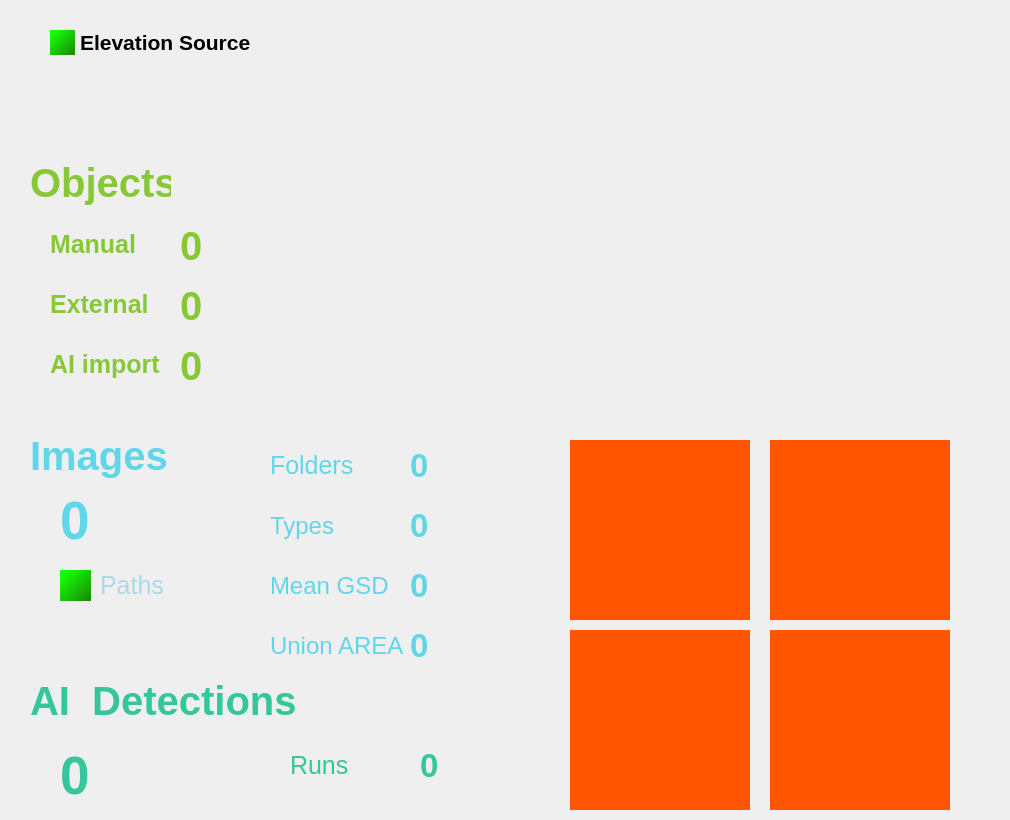
               <widget class="QWidget" name="page_home">
                <property name="sizePolicy">
                 <sizepolicy hsizetype="Fixed" vsizetype="Preferred">
                  <horstretch>0</horstretch>
                  <verstretch>0</verstretch>
                 </sizepolicy>
                </property>
                <widget class="GAUGEProgress" name="gauge_images_inspected" native="true">
                 <property name="geometry">
                  <rect>
                   <x>770</x>
                   <y>440</y>
                   <width>180</width>
                   <height>180</height>
                  </rect>
                 </property>
                 <property name="styleSheet">
                  <string notr="true">background-color:rgb(255, 85, 0)</string>
                 </property>
                </widget>
                <widget class="QLabel" name="label_30">
                 <property name="geometry">
                  <rect>
                   <x>30</x>
                   <y>430</y>
                   <width>151</width>
                   <height>51</height>
                  </rect>
                 </property>
                 <property name="font">
                  <font>
                   <pointsize>30</pointsize>
                   <bold>true</bold>
                  </font>
                 </property>
                 <property name="styleSheet">
                  <string notr="true">color: #61d6e8;</string>
                 </property>
                 <property name="text">
                  <string notr="true">Images</string>
                 </property>
                 <property name="alignment">
                  <set>Qt::AlignmentFlag::AlignLeading|Qt::AlignmentFlag::AlignLeft|Qt::AlignmentFlag::AlignVCenter</set>
                 </property>
                </widget>
                <widget class="GAUGEProgress" name="gauge_ai_reviewed" native="true">
                 <property name="geometry">
                  <rect>
                   <x>770</x>
                   <y>630</y>
                   <width>180</width>
                   <height>180</height>
                  </rect>
                 </property>
                 <property name="styleSheet">
                  <string notr="true">background-color:rgb(255, 85, 0)</string>
                 </property>
                </widget>
                <widget class="QLabel" name="label_32">
                 <property name="geometry">
                  <rect>
                   <x>50</x>
                   <y>290</y>
                   <width>121</width>
                   <height>41</height>
                  </rect>
                 </property>
                 <property name="font">
                  <font>
                   <pointsize>19</pointsize>
                   <bold>true</bold>
                  </font>
                 </property>
                 <property name="styleSheet">
                  <string notr="true">color: #88c736</string>
                 </property>
                 <property name="text">
                  <string notr="true">External</string>
                 </property>
                 <property name="alignment">
                  <set>Qt::AlignmentFlag::AlignLeading|Qt::AlignmentFlag::AlignLeft|Qt::AlignmentFlag::AlignTop</set>
                 </property>
                </widget>
                <widget class="QLabel" name="label_6">
                 <property name="geometry">
                  <rect>
                   <x>100</x>
                   <y>570</y>
                   <width>111</width>
                   <height>31</height>
                  </rect>
                 </property>
                 <property name="font">
                  <font>
                   <pointsize>19</pointsize>
                   <bold>false</bold>
                  </font>
                 </property>
                 <property name="styleSheet">
                  <string notr="true">color: lightblue;</string>
                 </property>
                 <property name="text">
                  <string>Paths</string>
                 </property>
                </widget>
                <widget class="QLabel" name="prj_label_object_external_nr">
                 <property name="geometry">
                  <rect>
                   <x>180</x>
                   <y>280</y>
                   <width>151</width>
                   <height>51</height>
                  </rect>
                 </property>
                 <property name="font">
                  <font>
                   <pointsize>30</pointsize>
                   <bold>true</bold>
                  </font>
                 </property>
                 <property name="styleSheet">
                  <string notr="true">color: #88c736</string>
                 </property>
                 <property name="text">
                  <string notr="true">0</string>
                 </property>
                 <property name="alignment">
                  <set>Qt::AlignmentFlag::AlignLeading|Qt::AlignmentFlag::AlignLeft|Qt::AlignmentFlag::AlignVCenter</set>
                 </property>
                </widget>
                <widget class="QLabel" name="label_33">
                 <property name="geometry">
                  <rect>
                   <x>30</x>
                   <y>160</y>
                   <width>141</width>
                   <height>60</height>
                  </rect>
                 </property>
                 <property name="font">
                  <font>
                   <pointsize>30</pointsize>
                   <bold>true</bold>
                  </font>
                 </property>
                 <property name="styleSheet">
                  <string notr="true">color: #88c736</string>
                 </property>
                 <property name="text">
                  <string notr="true">Objects</string>
                 </property>
                 <property name="alignment">
                  <set>Qt::AlignmentFlag::AlignLeading|Qt::AlignmentFlag::AlignLeft|Qt::AlignmentFlag::AlignTop</set>
                 </property>
                </widget>
                <widget class="GAUGEProgress" name="gauge_images_georef" native="true">
                 <property name="geometry">
                  <rect>
                   <x>570</x>
                   <y>440</y>
                   <width>180</width>
                   <height>180</height>
                  </rect>
                 </property>
                 <property name="font">
                  <font>
                   <pointsize>9</pointsize>
                  </font>
                 </property>
                 <property name="styleSheet">
                  <string notr="true">background-color:rgb(255, 85, 0)</string>
                 </property>
                </widget>
                <widget class="QLabel" name="led_image_path">
                 <property name="geometry">
                  <rect>
                   <x>60</x>
                   <y>570</y>
                   <width>31</width>
                   <height>31</height>
                  </rect>
                 </property>
                 <property name="styleSheet">
                  <string notr="true">color: white;border-radius: 20;
background-color: qlineargradient(spread:pad, x1:0.145, y1:0.16, x2:1, y2:1, stop:0 rgba(20, 252, 7, 255), stop:1 rgba(25, 134, 5, 255));</string>
                 </property>
                 <property name="frameShape">
                  <enum>QFrame::Shape::StyledPanel</enum>
                 </property>
                 <property name="frameShadow">
                  <enum>QFrame::Shadow::Raised</enum>
                 </property>
                 <property name="lineWidth">
                  <number>1</number>
                 </property>
                 <property name="text">
                  <string/>
                 </property>
                </widget>
                <widget class="QLabel" name="prj_label_object_manual_nr">
                 <property name="geometry">
                  <rect>
                   <x>180</x>
                   <y>220</y>
                   <width>151</width>
                   <height>51</height>
                  </rect>
                 </property>
                 <property name="font">
                  <font>
                   <pointsize>30</pointsize>
                   <bold>true</bold>
                  </font>
                 </property>
                 <property name="styleSheet">
                  <string notr="true">color: #88c736</string>
                 </property>
                 <property name="text">
                  <string notr="true">0</string>
                 </property>
                 <property name="alignment">
                  <set>Qt::AlignmentFlag::AlignLeading|Qt::AlignmentFlag::AlignLeft|Qt::AlignmentFlag::AlignVCenter</set>
                 </property>
                </widget>
                <widget class="QLabel" name="label_31">
                 <property name="geometry">
                  <rect>
                   <x>30</x>
                   <y>680</y>
                   <width>271</width>
                   <height>41</height>
                  </rect>
                 </property>
                 <property name="font">
                  <font>
                   <pointsize>30</pointsize>
                   <bold>true</bold>
                  </font>
                 </property>
                 <property name="styleSheet">
                  <string notr="true">color: #35c69b;</string>
                 </property>
                 <property name="text">
                  <string notr="true">AI  Detections</string>
                 </property>
                 <property name="alignment">
                  <set>Qt::AlignmentFlag::AlignLeading|Qt::AlignmentFlag::AlignLeft|Qt::AlignmentFlag::AlignVCenter</set>
                 </property>
                </widget>
                <widget class="QLabel" name="prj_label_object_ai_detection_nr">
                 <property name="geometry">
                  <rect>
                   <x>60</x>
                   <y>740</y>
                   <width>221</width>
                   <height>71</height>
                  </rect>
                 </property>
                 <property name="font">
                  <font>
                   <pointsize>40</pointsize>
                   <bold>true</bold>
                  </font>
                 </property>
                 <property name="styleSheet">
                  <string notr="true">color: #35c69b;</string>
                 </property>
                 <property name="text">
                  <string notr="true">0</string>
                 </property>
                 <property name="alignment">
                  <set>Qt::AlignmentFlag::AlignLeading|Qt::AlignmentFlag::AlignLeft|Qt::AlignmentFlag::AlignVCenter</set>
                 </property>
                </widget>
                <widget class="QLabel" name="led_elevation_service">
                 <property name="geometry">
                  <rect>
                   <x>50</x>
                   <y>30</y>
                   <width>25</width>
                   <height>25</height>
                  </rect>
                 </property>
                 <property name="styleSheet">
                  <string notr="true">color: white;border-radius: 20;
background-color: qlineargradient(spread:pad, x1:0.145, y1:0.16, x2:1, y2:1, stop:0 rgba(20, 252, 7, 255), stop:1 rgba(25, 134, 5, 255));</string>
                 </property>
                 <property name="frameShape">
                  <enum>QFrame::Shape::StyledPanel</enum>
                 </property>
                 <property name="frameShadow">
                  <enum>QFrame::Shadow::Raised</enum>
                 </property>
                 <property name="lineWidth">
                  <number>1</number>
                 </property>
                 <property name="text">
                  <string/>
                 </property>
                </widget>
                <widget class="QLabel" name="label_2">
                 <property name="geometry">
                  <rect>
                   <x>80</x>
                   <y>27</y>
                   <width>211</width>
                   <height>31</height>
                  </rect>
                 </property>
                 <property name="font">
                  <font>
                   <pointsize>16</pointsize>
                   <bold>true</bold>
                  </font>
                 </property>
                 <property name="text">
                  <string notr="true">Elevation Source</string>
                 </property>
                </widget>
                <widget class="QLabel" name="prj_label_image_number">
                 <property name="geometry">
                  <rect>
                   <x>60</x>
                   <y>470</y>
                   <width>211</width>
                   <height>101</height>
                  </rect>
                 </property>
                 <property name="font">
                  <font>
                   <pointsize>40</pointsize>
                   <bold>true</bold>
                  </font>
                 </property>
                 <property name="styleSheet">
                  <string notr="true">color: #61d6e8;</string>
                 </property>
                 <property name="text">
                  <string notr="true">0</string>
                 </property>
                 <property name="alignment">
                  <set>Qt::AlignmentFlag::AlignLeading|Qt::AlignmentFlag::AlignLeft|Qt::AlignmentFlag::AlignVCenter</set>
                 </property>
                </widget>
                <widget class="CustomChartView" name="chart_view_obj_type" native="true">
                 <property name="geometry">
                  <rect>
                   <x>330</x>
                   <y>0</y>
                   <width>671</width>
                   <height>431</height>
                  </rect>
                 </property>
                </widget>
                <widget class="QLabel" name="label_47">
                 <property name="geometry">
                  <rect>
                   <x>270</x>
                   <y>440</y>
                   <width>101</width>
                   <height>51</height>
                  </rect>
                 </property>
                 <property name="font">
                  <font>
                   <pointsize>19</pointsize>
                  </font>
                 </property>
                 <property name="styleSheet">
                  <string notr="true">color: #61d6e8;</string>
                 </property>
                 <property name="text">
                  <string notr="true">Folders</string>
                 </property>
                 <property name="alignment">
                  <set>Qt::AlignmentFlag::AlignLeading|Qt::AlignmentFlag::AlignLeft|Qt::AlignmentFlag::AlignVCenter</set>
                 </property>
                </widget>
                <widget class="QLabel" name="label_48">
                 <property name="geometry">
                  <rect>
                   <x>270</x>
                   <y>500</y>
                   <width>101</width>
                   <height>51</height>
                  </rect>
                 </property>
                 <property name="font">
                  <font>
                   <pointsize>18</pointsize>
                  </font>
                 </property>
                 <property name="styleSheet">
                  <string notr="true">color: #61d6e8;</string>
                 </property>
                 <property name="text">
                  <string notr="true">Types</string>
                 </property>
                 <property name="alignment">
                  <set>Qt::AlignmentFlag::AlignLeading|Qt::AlignmentFlag::AlignLeft|Qt::AlignmentFlag::AlignVCenter</set>
                 </property>
                </widget>
                <widget class="QLabel" name="label_49">
                 <property name="geometry">
                  <rect>
                   <x>270</x>
                   <y>560</y>
                   <width>121</width>
                   <height>51</height>
                  </rect>
                 </property>
                 <property name="font">
                  <font>
                   <pointsize>18</pointsize>
                  </font>
                 </property>
                 <property name="styleSheet">
                  <string notr="true">color: #61d6e8;</string>
                 </property>
                 <property name="text">
                  <string notr="true">Mean GSD</string>
                 </property>
                 <property name="alignment">
                  <set>Qt::AlignmentFlag::AlignLeading|Qt::AlignmentFlag::AlignLeft|Qt::AlignmentFlag::AlignVCenter</set>
                 </property>
                </widget>
                <widget class="QLabel" name="label_41">
                 <property name="geometry">
                  <rect>
                   <x>50</x>
                   <y>230</y>
                   <width>121</width>
                   <height>41</height>
                  </rect>
                 </property>
                 <property name="font">
                  <font>
                   <pointsize>19</pointsize>
                   <bold>true</bold>
                  </font>
                 </property>
                 <property name="styleSheet">
                  <string notr="true">color: #88c736</string>
                 </property>
                 <property name="text">
                  <string notr="true">Manual</string>
                 </property>
                 <property name="alignment">
                  <set>Qt::AlignmentFlag::AlignLeading|Qt::AlignmentFlag::AlignLeft|Qt::AlignmentFlag::AlignTop</set>
                 </property>
                </widget>
                <widget class="QLabel" name="label_50">
                 <property name="geometry">
                  <rect>
                   <x>50</x>
                   <y>350</y>
                   <width>121</width>
                   <height>41</height>
                  </rect>
                 </property>
                 <property name="font">
                  <font>
                   <pointsize>19</pointsize>
                   <bold>true</bold>
                  </font>
                 </property>
                 <property name="styleSheet">
                  <string notr="true">color: #88c736</string>
                 </property>
                 <property name="text">
                  <string notr="true">AI import</string>
                 </property>
                 <property name="alignment">
                  <set>Qt::AlignmentFlag::AlignLeading|Qt::AlignmentFlag::AlignLeft|Qt::AlignmentFlag::AlignTop</set>
                 </property>
                </widget>
                <widget class="QLabel" name="prj_label_object_ai_import_nr">
                 <property name="geometry">
                  <rect>
                   <x>180</x>
                   <y>340</y>
                   <width>151</width>
                   <height>51</height>
                  </rect>
                 </property>
                 <property name="font">
                  <font>
                   <pointsize>30</pointsize>
                   <bold>true</bold>
                  </font>
                 </property>
                 <property name="styleSheet">
                  <string notr="true">color: #88c736</string>
                 </property>
                 <property name="text">
                  <string notr="true">0</string>
                 </property>
                 <property name="alignment">
                  <set>Qt::AlignmentFlag::AlignLeading|Qt::AlignmentFlag::AlignLeft|Qt::AlignmentFlag::AlignVCenter</set>
                 </property>
                </widget>
                <widget class="QLabel" name="prj_label_image_types">
                 <property name="geometry">
                  <rect>
                   <x>410</x>
                   <y>500</y>
                   <width>111</width>
                   <height>51</height>
                  </rect>
                 </property>
                 <property name="font">
                  <font>
                   <pointsize>25</pointsize>
                   <bold>true</bold>
                  </font>
                 </property>
                 <property name="styleSheet">
                  <string notr="true">color: #61d6e8;</string>
                 </property>
                 <property name="text">
                  <string notr="true">0</string>
                 </property>
                 <property name="alignment">
                  <set>Qt::AlignmentFlag::AlignLeading|Qt::AlignmentFlag::AlignLeft|Qt::AlignmentFlag::AlignVCenter</set>
                 </property>
                </widget>
                <widget class="QLabel" name="prj_label_image_gsd">
                 <property name="geometry">
                  <rect>
                   <x>410</x>
                   <y>560</y>
                   <width>111</width>
                   <height>51</height>
                  </rect>
                 </property>
                 <property name="font">
                  <font>
                   <pointsize>25</pointsize>
                   <bold>true</bold>
                  </font>
                 </property>
                 <property name="styleSheet">
                  <string notr="true">color: #61d6e8;</string>
                 </property>
                 <property name="text">
                  <string notr="true">0</string>
                 </property>
                 <property name="alignment">
                  <set>Qt::AlignmentFlag::AlignLeading|Qt::AlignmentFlag::AlignLeft|Qt::AlignmentFlag::AlignVCenter</set>
                 </property>
                </widget>
                <widget class="QLabel" name="prj_label_image_folder">
                 <property name="geometry">
                  <rect>
                   <x>410</x>
                   <y>440</y>
                   <width>111</width>
                   <height>51</height>
                  </rect>
                 </property>
                 <property name="font">
                  <font>
                   <pointsize>25</pointsize>
                   <bold>true</bold>
                  </font>
                 </property>
                 <property name="styleSheet">
                  <string notr="true">color: #61d6e8;</string>
                 </property>
                 <property name="text">
                  <string notr="true">0</string>
                 </property>
                 <property name="alignment">
                  <set>Qt::AlignmentFlag::AlignLeading|Qt::AlignmentFlag::AlignLeft|Qt::AlignmentFlag::AlignVCenter</set>
                 </property>
                </widget>
                <widget class="QLabel" name="label_51">
                 <property name="geometry">
                  <rect>
                   <x>290</x>
                   <y>740</y>
                   <width>121</width>
                   <height>51</height>
                  </rect>
                 </property>
                 <property name="font">
                  <font>
                   <pointsize>19</pointsize>
                  </font>
                 </property>
                 <property name="styleSheet">
                  <string notr="true">color: #35c69b;</string>
                 </property>
                 <property name="text">
                  <string notr="true">Runs</string>
                 </property>
                 <property name="alignment">
                  <set>Qt::AlignmentFlag::AlignLeading|Qt::AlignmentFlag::AlignLeft|Qt::AlignmentFlag::AlignVCenter</set>
                 </property>
                </widget>
                <widget class="QLabel" name="prj_label_object_ai_processes">
                 <property name="geometry">
                  <rect>
                   <x>420</x>
                   <y>740</y>
                   <width>91</width>
                   <height>51</height>
                  </rect>
                 </property>
                 <property name="font">
                  <font>
                   <pointsize>25</pointsize>
                   <bold>true</bold>
                  </font>
                 </property>
                 <property name="styleSheet">
                  <string notr="true">color: #35c69b;</string>
                 </property>
                 <property name="text">
                  <string notr="true">0</string>
                 </property>
                 <property name="alignment">
                  <set>Qt::AlignmentFlag::AlignLeading|Qt::AlignmentFlag::AlignLeft|Qt::AlignmentFlag::AlignVCenter</set>
                 </property>
                </widget>
                <widget class="GAUGEProgress" name="gauge_ai_imported" native="true">
                 <property name="geometry">
                  <rect>
                   <x>570</x>
                   <y>630</y>
                   <width>180</width>
                   <height>180</height>
                  </rect>
                 </property>
                 <property name="styleSheet">
                  <string notr="true">background-color:rgb(255, 85, 0)</string>
                 </property>
                </widget>
                <widget class="QLabel" name="label_53">
                 <property name="geometry">
                  <rect>
                   <x>270</x>
                   <y>620</y>
                   <width>151</width>
                   <height>51</height>
                  </rect>
                 </property>
                 <property name="font">
                  <font>
                   <pointsize>18</pointsize>
                  </font>
                 </property>
                 <property name="styleSheet">
                  <string notr="true">color: #61d6e8;</string>
                 </property>
                 <property name="text">
                  <string notr="true">Union AREA</string>
                 </property>
                 <property name="alignment">
                  <set>Qt::AlignmentFlag::AlignLeading|Qt::AlignmentFlag::AlignLeft|Qt::AlignmentFlag::AlignVCenter</set>
                 </property>
                </widget>
                <widget class="QLabel" name="prj_label_image_union_area">
                 <property name="geometry">
                  <rect>
                   <x>410</x>
                   <y>620</y>
                   <width>151</width>
                   <height>51</height>
                  </rect>
                 </property>
                 <property name="font">
                  <font>
                   <pointsize>25</pointsize>
                   <bold>true</bold>
                  </font>
                 </property>
                 <property name="styleSheet">
                  <string notr="true">color: #61d6e8;</string>
                 </property>
                 <property name="text">
                  <string notr="true">0</string>
                 </property>
                 <property name="alignment">
                  <set>Qt::AlignmentFlag::AlignLeading|Qt::AlignmentFlag::AlignLeft|Qt::AlignmentFlag::AlignVCenter</set>
                 </property>
                </widget>
                <zorder>prj_label_image_number</zorder>
                <zorder>gauge_images_inspected</zorder>
                <zorder>gauge_ai_reviewed</zorder>
                <zorder>label_32</zorder>
                <zorder>label_6</zorder>
                <zorder>prj_label_object_external_nr</zorder>
                <zorder>label_33</zorder>
                <zorder>gauge_images_georef</zorder>
                <zorder>led_image_path</zorder>
                <zorder>prj_label_object_manual_nr</zorder>
                <zorder>label_31</zorder>
                <zorder>prj_label_object_ai_detection_nr</zorder>
                <zorder>led_elevation_service</zorder>
                <zorder>label_2</zorder>
                <zorder>chart_view_obj_type</zorder>
                <zorder>label_47</zorder>
                <zorder>label_48</zorder>
                <zorder>label_49</zorder>
                <zorder>label_30</zorder>
                <zorder>label_41</zorder>
                <zorder>label_50</zorder>
                <zorder>prj_label_object_ai_import_nr</zorder>
                <zorder>prj_label_image_types</zorder>
                <zorder>prj_label_image_gsd</zorder>
                <zorder>prj_label_image_folder</zorder>
                <zorder>label_51</zorder>
                <zorder>prj_label_object_ai_processes</zorder>
                <zorder>gauge_ai_imported</zorder>
                <zorder>label_53</zorder>
                <zorder>prj_label_image_union_area</zorder>
               </widget>
